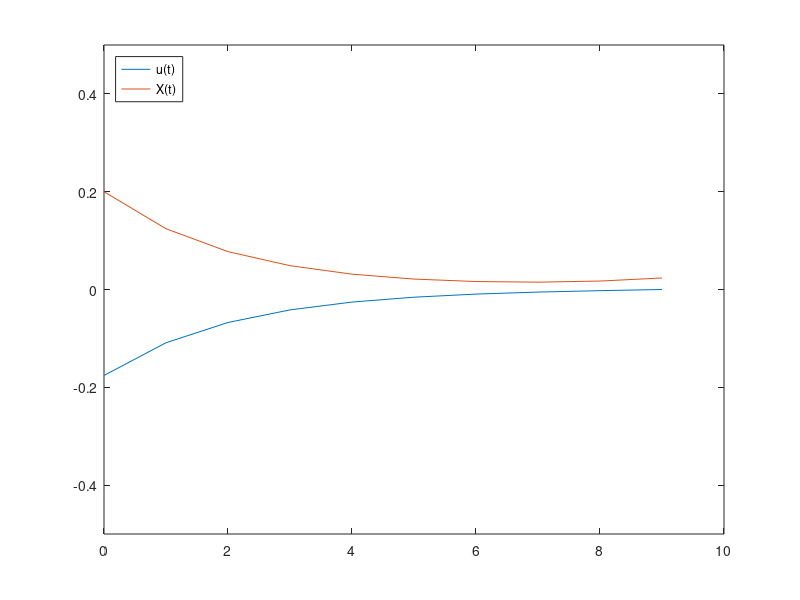

Recreate this plot in MATLAB.
% Configuration Data:
% Program:Control_1D_LQR_V2
% Author: Sarvesha Kumar Kombaiah Seetha
% Version: 2.0
% Date: 4/21/18
% Description: Solves the LQR Problem for
% X(t+1) = a X(t) + b1 u(t) in 1D.
% Set up
clear;
clc;
clf;
% Coefficient Values
a = 1.5;    % Dynamic State Transform
b = 1;    % Control Transform for X
Q = 0.1;      % Cost of output error
R = 1;      % Cost of control
N = 10;     % Number of Time Steps
% Initialize Vectors
X = zeros(1,N);     % Controlled Output/State
X(1) = 0.2;       % Initial displacement
P = zeros(1,N);     % Riccati Metric
P(1) = Q;L = zeros(1,N);     % Feedback Gain
t = zeros(1,N);     % time
t(1) =0;
% Calculations: Solving Control Problem
% Calcuating the Ricatti Metrics and the Feedback Gain
P(N) = Q;
for i = 1:1:N-1
    P(N-i) = Q + a^2*P(N-i+1) - a^2*b^2*P(N-i+1)^2/(R+b^2*P(N-i+1));
    L(N-i)= a*b*P(N-i+1)/(R+b^2*P(N-i+1));
end
% Calcuating the States
for i = 1:1:N-1t(i+1) = t(i) +1;
    % Control Input
    u(i) = -L(i) * X(i);
    % Calculated Controlled State
    X(i+1) = a*X(i) + b*u(i);
end
u(N-1)
u(N) = 0;
X(N)
% Calculations: Solve Kalman Filter
plot (t,u, t,X)
legend('u(t)', 'X(t)', 'Location', 'northwest')
axis([0,N,-0.5,0.5])